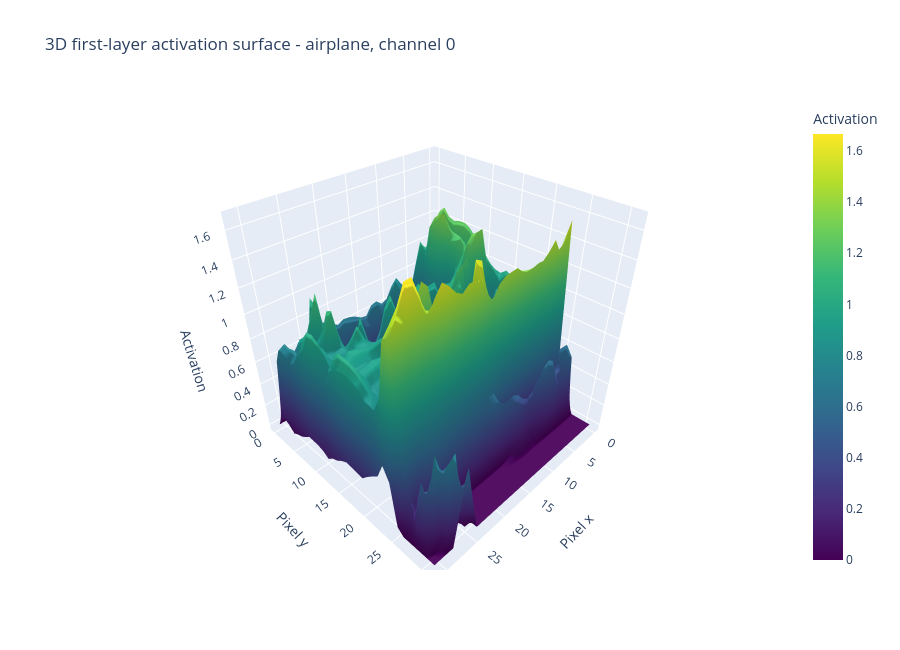

Notebook code cell kept with this figure:
### Code cell
image_position = 0
channel_index = 0
surface = conv1_relu[image_position, channel_index]

fig = go.Figure(
    data=[
        go.Surface(
            z=surface,
            colorscale="Viridis",
            colorbar={"title": "Activation"},
        )
    ]
)
fig.update_layout(
    title=(
        f"3D first-layer activation surface - "
        f"{class_names[y_selected[image_position]]}, channel {channel_index}"
    ),
    scene={
        "xaxis_title": "Pixel x",
        "yaxis_title": "Pixel y",
        "zaxis_title": "Activation",
    },
    height=650,
)
fig.show()

### Figure 1 — Plotly figure (JSON) as saved in the notebook; plotly's stock layout.template omitted (floating-point values rounded to 4 significant figures; data arrays with more than 128 entries replaced by an {"elided": "..."} marker saying what was removed)
{"data": [{"colorbar": {"title": {"text": "Activation"}}, "colorscale": [[0, "#440154"], [0.1111, "#482878"], [0.2222, "#3e4989"], [0.3333, "#31688e"], [0.4444, "#26828e"], [0.5556, "#1f9e89"], [0.6667, "#35b779"], [0.7778, "#6ece58"], [0.8889, "#b5de2b"], [1, "#fde725"]], "type": "surface", "z": {"elided": "32x32 float values"}}], "layout": {"height": 650, "scene": {"xaxis": {"title": {"text": "Pixel x"}}, "yaxis": {"title": {"text": "Pixel y"}}, "zaxis": {"title": {"text": "Activation"}}}, "title": {"text": "3D first-layer activation surface - airplane, channel 0"}}}
